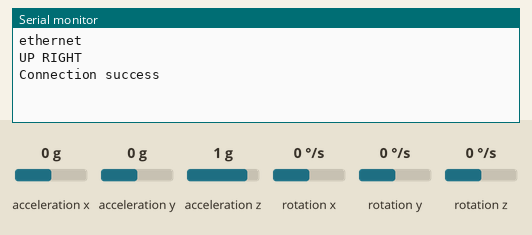
The sketch below on a simulated Arduino Uno, built with avr-gcc and run on an emulated ATmega328P. Parts: the last lines printed to the serial monitor. Wiring (inferred from the names in the program): MPU-6050 motion sensor at I2C address 0x68. The inputs (shaded band) are chosen by the test bench; at power-on: acceleration x 0 g, acceleration z 1 g, acceleration y 0 g, rotation x 0 °/s, rotation y 0 °/s, rotation z 0 °/s. WiFi joins after 1.5 s; servers stay silent unless stated; uploads are accepted with an empty reply.

Above: at 3.7 s.
3.8 s: acceleration x set to 0.8 g
At 13.92 s:
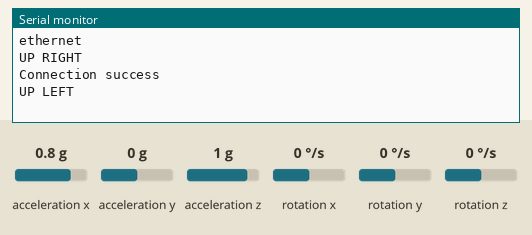
15.2 s: acceleration z set to -1.4 g
At 25.19 s:
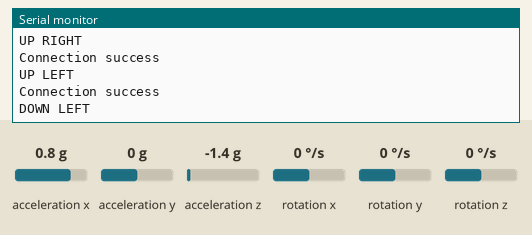
26.5 s: acceleration y set to 0.8 g
At 36.46 s:
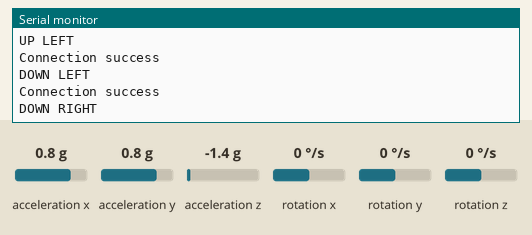

The sketch:

MPU6050_Ethernet_remoteServer.ino
```cpp
#include <SPI.h>
#include <Ethernet.h>
#include <Wire.h>

// Initialize the Ethernet server library
EthernetClient client;

const int MPU_addr=0x68;
long accelX, accelY, accelZ;
int16_t AcX,AcY,AcZ;
byte mac[] = {0xDE, 0xAD, 0xBE, 0xEF, 0xFE, 0xED };

//IPAddress ip(192,168,8,80);

char server[] = "sdgp.uk.ht";

void send_request(int value,int AcX)
{
  if (client.connect(server, 80)) {
    Serial.println("Connection success");
    client.print("GET /write_data.php?"); // This
    client.print("gyroscope="); // This
    client.print(value);
    client.print("&accelerometer="); // This
    client.print(AcX);
    client.println(" HTTP/1.1"); // Part of the GET request
    client.println("Host: sdgp.uk.ht");
    client.println("Connection: close"); // Part of the GET request telling the server that we are over transmitting the message
    client.println(); // Empty line
    client.println(); // Empty line
    client.stop();    // Closing connection to server
  }

  else {
    // If Arduino can't connect to the server (your computer or web page)
    Serial.println("--> connection failed\n");
  }

  // Give the server some time to recieve the data and store it. I used 10 seconds here. Be advised when delaying. If u use a short delay, the server might not capture data because of Arduino transmitting new data too soon.
  delay(10000);

}

/*
** Wait for response
*/

void wait_response()
{
  while (!client.available()) {
    if (!client.connected()) {
      return;
    }
  }
}

/*
** Read the response and dump to serial
*/

void read_response()
{
  bool print = true;

  while (client.available()) {
    char c = client.read();
    // Print only until the first carriage return
    if (c == '\n')
      print = false;
    if (print)
      Serial.print(c);
  }
}

/*
** Close the connection
*/

void end_request()
{
  client.stop();
}

/*
** Arduino Setup
*/

void setup()
{
  Wire.begin();
  Wire.beginTransmission(MPU_addr);
  Wire.write(0x6B);  // PWR_MGMT_1 register
  Wire.write(0);     // set to zero (wakes up the MPU-6050)
  Wire.endTransmission(true);
  Serial.begin(9600);
//  Wire.begin();
//  setupMPU();
  while (!Serial) {
    ; // wait for serial port to connect.
  }

  Serial.println("ethernet");

  if (Ethernet.begin(mac) == 0) {
    Serial.println("ethernet failed");
    for (;;) ;
  }

  // give the Ethernet shield a second to initialize:
  delay(1000);

}

void loop() {

  Wire.beginTransmission(MPU_addr);
  Wire.write(0x3B);  // starting with register 0x3B (ACCEL_XOUT_H)
  Wire.endTransmission(false);
  Wire.requestFrom(MPU_addr,14,true);  // request a total of 14 registers
  AcX=Wire.read()<<8|Wire.read();  // 0x3B (ACCEL_XOUT_H) & 0x3C (ACCEL_XOUT_L)
  AcY=Wire.read()<<8|Wire.read();  // 0x3D (ACCEL_YOUT_H) & 0x3E (ACCEL_YOUT_L)
  AcZ=Wire.read()<<8|Wire.read();  // 0x3F (ACCEL_ZOUT_H) & 0x40 (ACCEL_ZOUT_L)
int ornt = 0;
if(AcZ>0){
//  Serial.print("UP");
    if(AcX>AcY){
      Serial.println("UP LEFT");
      ornt = 1;
    }
    else{
      Serial.println("UP RIGHT");
      ornt = 2;
    }
}
else{
 if(AcX>AcY){
      Serial.println("DOWN LEFT");
      ornt = 3;
    }
    else{
      Serial.println("DOWN RIGHT");
      ornt = 4;
    }
}
//  recordAccelRegisters();
//  Serial.println(gForceZ);
  send_request(ornt,AcX);
  wait_response();
  read_response();
  end_request();

  delay(1000);

}
```

Measured:
- after the input at 3.8 s, the serial monitor: prints a new line after 10.0 s (image 1)
- after the input at 15.2 s, the serial monitor: prints a new line after 9.8 s (image 2)
- after the input at 26.5 s, the serial monitor: prints a new line after 9.8 s (image 3)
